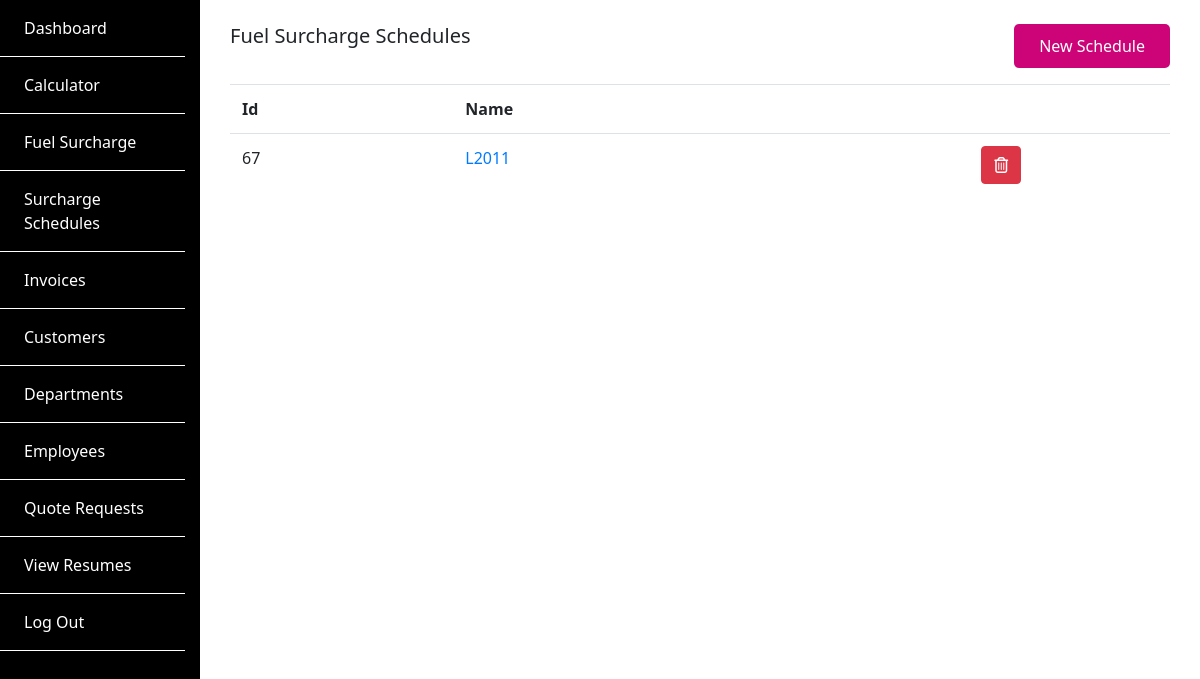
/schedules/ (signed in), run on an earlier commit of the app's database.
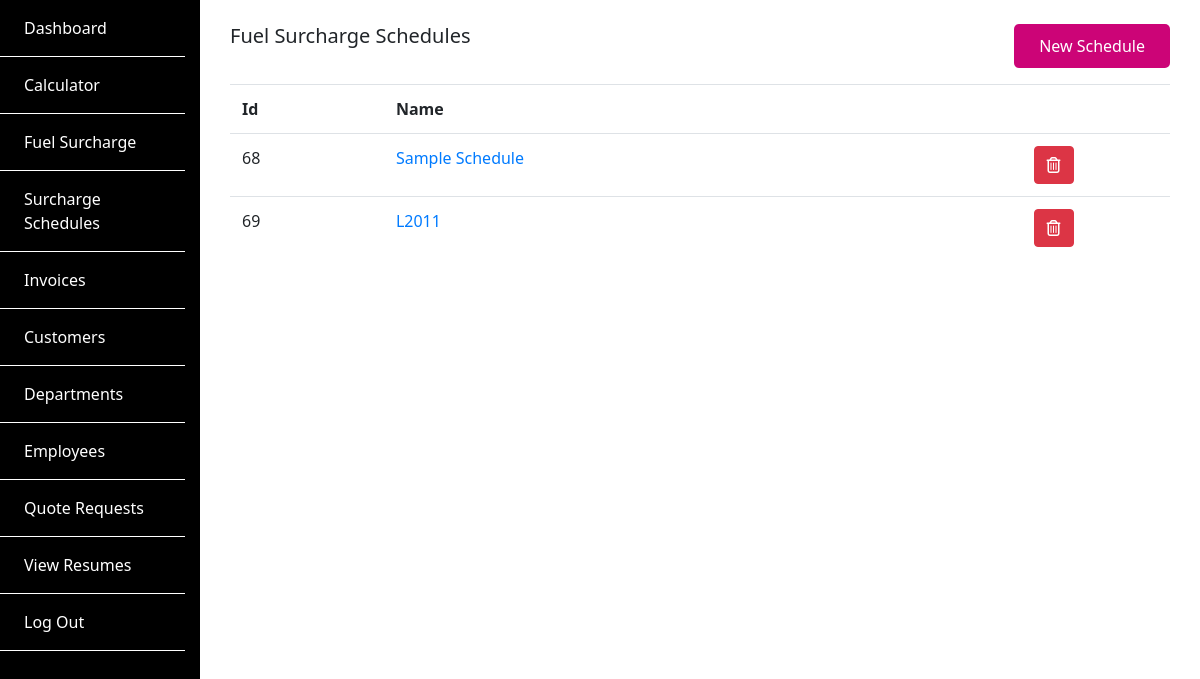
And on a later commit of the database.
### SiteApp/models.py (models this page shows, shortened)
class Schedule(models.Model):
    name = models.CharField(max_length=50)
    csv_file = models.FileField(upload_to='uploads/schedules/', null="True")
    def get_absolute_url(self):
        return reverse('view_schedule', args=[self.id])

### SiteApp/views.py (the view)
# urls.py: path('schedules/', views.ListSchedules, name="list_schedules"),
@login_required
def ListSchedules(request):
    schedules = Schedule.objects.all()
    return render(request,'SiteApp/list_schedules.html',{'schedules':schedules})

### SiteApp/templates/SiteApp/list_schedules.html (shortened to what this page needs)
{% extends "backend_base.html" %} {% block content %}
<div class="container py-4">
  <div class="row">
    <div class="col-sm-12 col-md-6 col-lg-6 col-xl-6">
      <h5>Fuel Surcharge Schedules</h5>
    </div>
    <div class="col-sm-12 col-md-6 col-lg-6 col-xl-6">
      <a href="{% url 'add_schedule' %}" class="larway-btn float-right"
        >New Schedule</a
      >
    </div>
  </div>
  <div class="gap-1"></div>
  <table class="table">
    <tr>
      <th>Id</th>
      <th>Name</th>
      <th></th>
    </tr>
    {% for schedule in schedules %}
    <tr>
      <td><span>{{schedule.id}}</span></td>
      <td><a href="{{schedule.get_absolute_url }}">{{schedule.name}}</a></td>
      <td class="text-center">
        <a
          href="{% url 'delete_schedule' id=schedule.id %}"
          class="btn btn-danger"
          ><span><i class="far fa-trash-alt"></i></span
        ></a>
      </td>
    </tr>
    {% endfor %}
  </table>
</div>
{% endblock %}

What changed in the data, as far as the page shows it:
removed Schedule: id "67", name "L2011"
added Schedule: id "68", name "Sample Schedule"
added Schedule: id "69", name "L2011"
